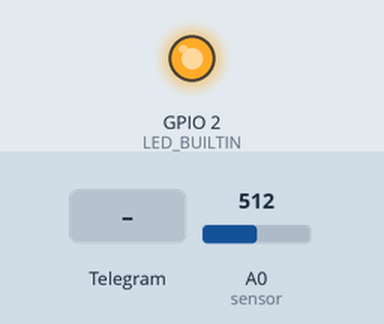
Simulated run of this sketch. Board: ESP8266 (NodeMCU). Parts: output pins drawn as LEDs (lit = HIGH, except the on-board LED, lit = LOW). Inputs (shaded band) come from the test bench; at power-on: A0 (sensor) = 512. WiFi joins after 1.5 s; servers stay silent unless stated; what the sketch prints to the serial monitor is not drawn.

Above: at 0.1 s.
At 2.8 s:
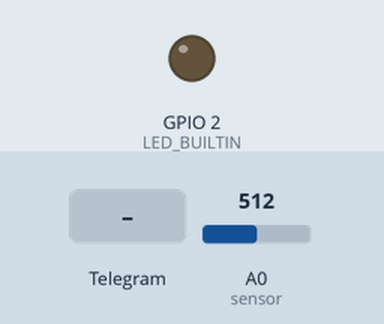
2.9 s: Telegram message "1" received
Timing chart, 0 to 5.9 s (numbered marks = the images above; inputs shaded):
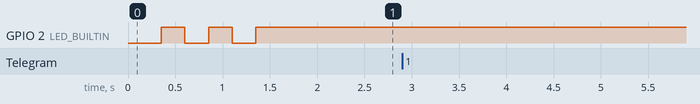

The sketch:

pressureTG.ino
```cpp
#include <ESP8266WiFi.h>
#include <FastBot.h>

// Настройки Wi-Fi
const char* ssid = "name";          // Название вашей Wi-Fi сети
const char* password = "password";  // Пароль от Wi-Fi сети

// Настройки Telegram-бота
#define BOT_TOKEN "ВАШ_TELEGRAM_BOT_TOKEN"  // Токен вашего бота

byte tries = 15;                             // количество попыток подключения к сети
unsigned long lastCheckTime = 0;             // Переменная для хранения времени последней проверки
const unsigned long checkInterval = 300000;  // Интервал проверки (5 минут)

// Создаем объект бота
FastBot bot(BOT_TOKEN);

// Переменная для хранения времени последнего запроса
unsigned long lastRequestTime = 0;
const unsigned long requestInterval = 60000;  // Интервал 60 секунд

// проверка работает ли манометр
bool sensor() {
  digitalWrite(LED_BUILTIN, 1);
  // digitalWrite(pinPower, 1);
  delay(500);
  // check for connection
  bool connectSns = true;
  if (analogRead(A0) == 0) {
    connectSns = false;
    Serial.print("manometr is not connect, data: ");
    Serial.println(analogRead(A0));
  }
  return connectSns;
}

// дешифровка данных с манометра
float calculating(int maxNum, int minNum, int dt, int minBar) {
  int different = dt - minNum;
  float result = (float)different / (maxNum - minNum);
  return (float)result + minBar;
}

// конвертация данных с манометра
float calculateBar(int dt) {
  Serial.print("data: ");
  Serial.println(dt);
  // data for calculating bar from manometer data
  int dt0 = 106;
  int dt1 = 206;
  int dt2 = 365;
  int dt3 = 540;
  int dt4 = 700;
  int dt5 = 855;
  int dt6 = 988;
  float res = -1;
  res = dt > dt6 ? 7 : res;
  res = dt < dt0 ? 0 : res;
  if (dt >= dt0 and dt <= dt1) {
    res = calculating(dt1, dt0, dt, 0);
  } else if (dt > dt1 and dt <= dt2) {
    res = calculating(dt2, dt1, dt, 1);
  } else if (dt > dt2 and dt <= dt3) {
    res = calculating(dt3, dt2, dt, 2);
  } else if (dt > dt3 and dt <= dt4) {
    res = calculating(dt4, dt3, dt, 3);
  } else if (dt > dt4 and dt <= dt5) {
    res = calculating(dt5, dt4, dt, 4);
  } else if (dt > dt5 and dt <= dt6) {
    res = calculating(dt6, dt5, dt, 5);
  }
  return res;
}

// вычисление среднего значения
int middleData() {
  int cnt = 0;
  int maxCnt = 0;
  int dataPres = 0;
  int res = -1;
  long sumPress = 0;
  while (maxCnt < 20) {
    maxCnt++;
    dataPres = analogRead(A0);
    if (dataPres >= 106 and dataPres <= 988) {
      sumPress += dataPres;
      cnt++;
    }
    if (cnt == 6) {
      res = round(sumPress / cnt);
      break;
    }
  }
  return res;
}

// отправка данных пользователю
void sendData(String IDUser) {
  digitalWrite(LED_BUILTIN, 0);
  String presss = "манометр не работает 🤔";
  bool correctData = sensor();
  float midBar = 0;
  digitalWrite(LED_BUILTIN, 1);
  delay(20);

  if (correctData) {
    digitalWrite(LED_BUILTIN, 0);
    midBar = calculateBar(middleData());
    Serial.println();
    Serial.print("Pressure: ");
    Serial.println(midBar);
    Serial.println();
  }

  if (midBar != 0) presss = String(midBar);

  bot.sendMessage(presss, IDUser);
  Serial.println("message sent");
  Serial.println();
  digitalWrite(LED_BUILTIN, 1);
}

// обработка сообщений
void checkMsg(FB_msg& msg) {
  String uId = msg.userID;
  bot.deleteMessage(msg.messageID, uId);
  String msgOfUser = msg.text;
  // test01--
  Serial.print("сообщение: ");
  Serial.println(msgOfUser);
  // Serial.print(msg.toString());
  // --
  sendData(uId);
}

// подключение к wifi
void connectWifi() {
  Serial.print("Connecting");
  while (--tries && WiFi.status() != WL_CONNECTED) {
    digitalWrite(LED_BUILTIN, 0);
    delay(250);
    digitalWrite(LED_BUILTIN, 1);
    Serial.print(".");
    delay(250);
  }
  tries = 15;
  if (WiFi.status() != WL_CONNECTED) {
    Serial.println("Non Connecting to WiFi..");
    digitalWrite(LED_BUILTIN, 0);
    Serial.println("restart");
    delay(500);
    ESP.restart();
  } else {
    digitalWrite(LED_BUILTIN, 1);
    Serial.println("");
    Serial.println("WiFi connected");
    Serial.print("IP address: ");
    Serial.println(WiFi.localIP());
  }
}


void setup() {
  Serial.begin(115200);
  pinMode(A0, INPUT);
  WiFi.begin(ssid, password);
  pinMode(LED_BUILTIN, OUTPUT);
  delay(100);
  Serial.println();
  Serial.println();
  connectWifi();
  bot.attach(checkMsg);  // подключаем обработчик сообщений
}

void loop() {
  // Проверка соединения раз в 5 минут
  if (millis() - lastCheckTime >= checkInterval) {
    lastCheckTime = millis();
    if (WiFi.status() != WL_CONNECTED) {
      Serial.println("Lost WiFi connection, reconnecting...");
      connectWifi();
    }
  }
  // Обработка входящих сообщений
  bot.tick();
}
```
